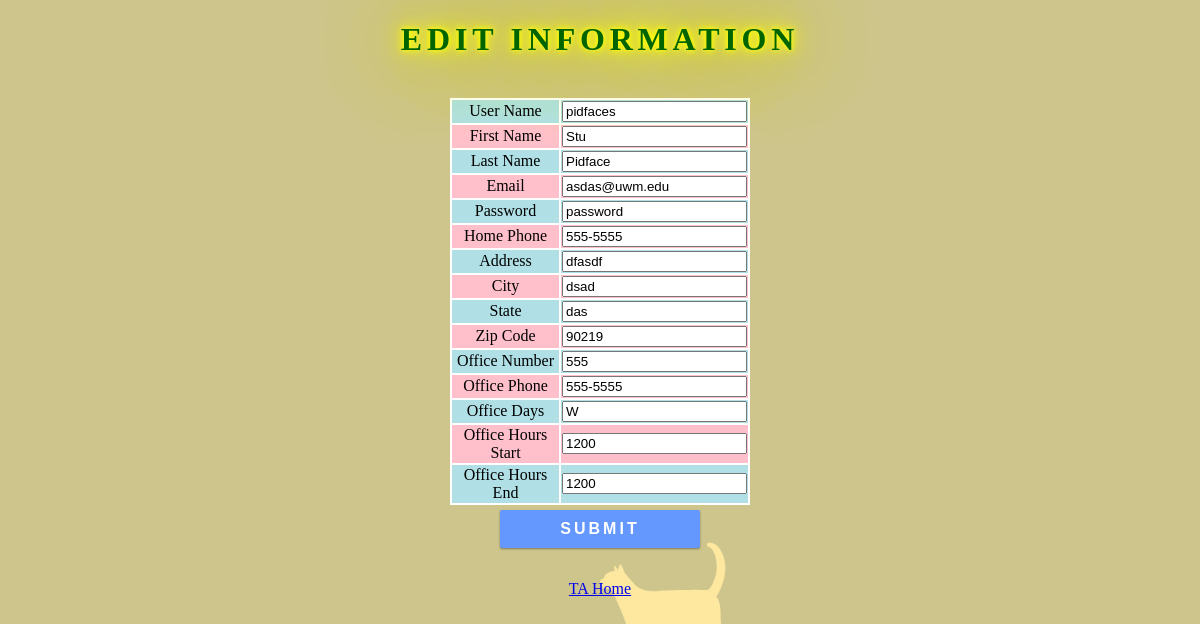
Page /editpubinfo/ (signed in) on the committed database.
### Main/models.py (models this page shows, shortened)
class Account(models.Model):
    userName = models.CharField(max_length=20, default=" ")
    firstName = models.CharField(max_length=20, default=" ")
    lastName = models.CharField(max_length=20, default=" ")
    password = models.CharField(max_length=20, default="password")
    email = models.EmailField(default="")
    homePhone = models.CharField(max_length=12, default="")
    title = models.IntegerField(default=0)
    address = models.CharField(max_length=30, default=" ")
    city = models.CharField(max_length=20, default=" ")
    state = models.CharField(max_length=20, default=" ")
    zipCode = models.IntegerField(default=00000)
    officeNumber = models.IntegerField(default=000)
    officePhone = models.CharField(max_length=12, default="")
    officeDays = models.CharField(max_length=10, default=" ")
    officeHoursStart = models.IntegerField(default=0000)
    officeHoursEnd = models.IntegerField(default=0000)
    currentUser = models.BooleanField(default=False)

### Main/views.py (the view, shortened to what this page needs)
# urls.py: path('editpubinfo/', views.editPubInfoView.as_view()),
class editPubInfoView(View):
    def get(self, request):
        CU = CurrentUser()
        title = CU.getCurrentUser(request)
        if not title:
            return render(request, 'errorPage.html', {"message": "You Must log in to View this page"})
        editor = CU.getCurrentUser(request)
        return render(request, 'editPubInfo.html', {'i': editor, "editor" : editor})

### CurrentUserHelper.py (called while the page is built)
    def getCurrentUser(self, request):
        account = request.session.get("currentUser", 0)
        try:
            CurrentUser = Account.objects.get(userName=account)
            return CurrentUser
        except Account.DoesNotExist:
            return 0

### templates/editPubInfo.html (shortened to what this page needs)
<!DOCTYPE html>
<html lang="en">
<head>
     {% load staticfiles %}
     <link rel="stylesheet" type = "text/css" href="{% static 'background.css' %}">
</head>
<body>
<h1 id="heading">Edit Information</h1><br>
<form method="post" action="/editpubinfo/">
<table>
       <TR class="cell1">
           <TD>User Name</TD>
           <TD><input type="text" name="username" value="{{ i.userName }}" required/></TD>
       </TR>
       <TR class="cell2">
           <TD>First Name</TD>
           <TD><input type="text" name="firstname" value="{{i.firstName }}" required/></TD>
       </TR>
       <TR class="cell1">
           <TD>Last Name</TD>
           <TD><input type="text" name="lastname" value="{{ i.lastName }}" required/></TD>
       </TR>
       <TR class="cell2">
           <TD>Email</TD>
           <TD><input type="email" name="email"  value="{{ i.email }}" required/></TD>
       </TR>
       <TR class="cell1">
           <TD>Password</TD>
           <TD> <input type ="text" name="password" value="{{ i.password }}" required/></TD>
       </TR>
     <TR class="cell2">
           <TD>Home Phone</TD>
           <TD> <input type ="text" name="homephone" value="{{ i.homePhone }}" required/></TD>
       </TR>
     <TR class="cell1">
           <TD>Address</TD>
           <TD> <input type ="text" name="address" value="{{ i.address }}" required/></TD>
       </TR>
     <TR class="cell2">
           <TD>City</TD>
           <TD> <input type ="text" name="city" value="{{ i.city }}" required/></TD>
       </TR>
     <TR class="cell1">
           <TD>State</TD>
           <TD> <input type ="text" name="state" value="{{ i.state }}" required/></TD>
       </TR>
     <TR class="cell2">
           <TD>Zip Code</TD>
           <TD> <input type ="text" name="zipcode" value="{{ i.zipCode }}" required/></TD>
       </TR>
     <TR class="cell1">
           <TD>Office Number</TD>
           <TD> <input type ="text" name="officenumber" value="{{ i.officeNumber }}" required/></TD>
       </TR>
     <TR class="cell2">
           <TD>Office Phone</TD>
           <TD> <input type ="text" name="officephone" value="{{ i.officePhone }}" required/></TD>
       </TR>
     <TR class="cell1">
           <TD>Office Days</TD>
           <TD> <input type ="text" name="officedays" value="{{ i.officeDays }}" required/></TD>
       </TR>
     <TR class="cell2">
           <TD>Office Hours Start</TD>
           <TD> <input type ="text" name="officestart" value="{{ i.officeHoursStart }}" required/></TD>
       </TR>
     <TR class="cell1">
           <TD>Office Hours End</TD>
           <TD> <input type ="text" name="officeend" value="{{ i.officeHoursEnd }}" required/></TD>
       </TR>
   </table>
    <input class="btn" type="submit"/><br>
</form>
{%  if editor.title == 1 %}<a href="/ta">TA Home</a>
{% endif %}
</body>
</html>

### templates/StaticFiles/background.css (style rules this page uses)
body, html { margin: 0; background-image: url("background.png"); height: 100%; background-position: center; background-repeat: no-repeat; background-size: cover; text-align: center; }
table { background-color: white; margin-left: auto; margin-right: auto; height: 100px; width: 300px; }
.cell1 { background-color: powderblue; }
.cell2 { background: pink; }
#heading { text-align: center; text-transform: uppercase; font-size: 2em; color: darkgreen; letter-spacing: 0.15em; text-shadow: 0 0 5px yellow, 0 0 10px yellow, 0 0 20px yellow, 0 0 40px yellow, 0 0 80px yellow, 0 0 90px yellow, 0 0 100px yellow, 0 0 150px yellow; }
input.btn[type="submit"] { background: #6498fe; border:none; border-radius: 2px; color: #fff; cursor: pointer; font-size: 16px; font-weight: bold; letter-spacing: 3px; margin: 5px 0; outline: medium none; overflow: hidden; padding: 10px; text-transform: uppercase; transition: all 0.15s ease-in-out 0s; width: 200px; box-shadow: 0 1px 2px 0px rgba(0,0,0,0.16), 0 1px 2px 0px rgba(0,0,0,0.23); }

### rows in the picture
Account: username "pidfaces", firstname "Stu", lastname "Pidface", email "asdas@uwm.edu", password "password", homephone "555-5555", address "dfasdf", city "dsad", state "das", zipcode "90219", officenumber "555", officephone "555-5555", officedays "W", officestart "1200", officeend "1200"
